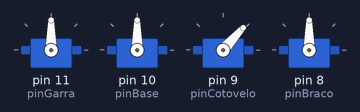
Bench run of a sketch on a simulated Arduino Uno, built with avr-gcc and run on an emulated ATmega328P. Shown: 4 × servo.

Above: at 3.17 s.
At 9.1 s:
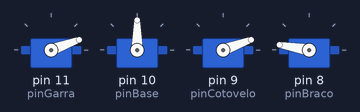
At 12.6 s:
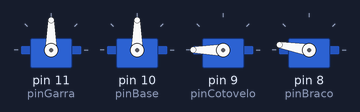
At 17.2 s:
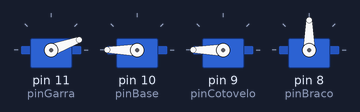
At 27.4 s:
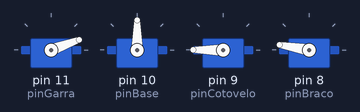
At 35.0 s:
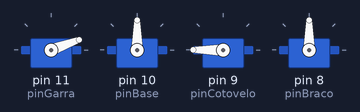
Timing chart, 0 to 40.0 s (numbered marks = the images above):
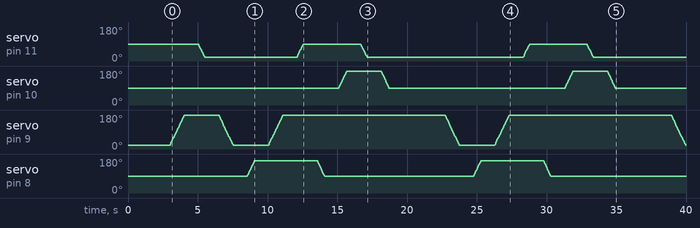

The sketch:

RoboticArm.ino
```cpp
#include <VarSpeedServo.h>

// Objetos do Servo
VarSpeedServo garra;
VarSpeedServo base;
VarSpeedServo cotovelo;
VarSpeedServo braco;

// Pinos dos servos
const int pinGarra = 11;
const int pinBase = 10;
const int pinCotovelo = 9;
const int pinBraco = 8;

// Velocidade de movimento (1 a 255)
const int velocidade = 100;

// Ângulos da garra
const int garraFechada = 90;
const int garraAberta  = 20;

// ângulos do base
const int baseParada = 90;
const int baseDireita = 0;
const int baseEsquerda = 180;


// ângulos do cotovelo
const int cotoveloBaixo = 20;
const int cotoveloAlto = 180;

// ângulos do braço
const int bracoRetraido = 0;
const int bracoEsticado = 170;
const int bracoRepouso = 90;

void setup() {
  Serial.begin(9600);

  // Conecta os servos
  garra.attach(pinGarra);
  base.attach(pinBase);
  cotovelo.attach(pinCotovelo);
  braco.attach(pinBraco);

  // Posição inicial (fechada)
  garra.write(garraFechada);
  base.write(baseParada);
  cotovelo.write(cotoveloBaixo);
  braco.write(bracoRepouso);
  delay(1000);
}

void move();

void loop() {

  move();


}

void move(){
  base.write(baseParada, velocidade, true);
  delay(1000);

  braco.write(bracoRepouso, velocidade, true);
  delay(1000);

  cotovelo.write(cotoveloAlto, velocidade, true);
  delay(1000);

  garra.write(garraAberta, velocidade, true);
  delay(1000);

  cotovelo.write(cotoveloBaixo, velocidade, true);
  delay(1000);

  braco.write(bracoEsticado, velocidade, true);
  delay(1000);

  cotovelo.write(cotoveloAlto, velocidade, true);
  delay(1000);

  garra.write(garraFechada, velocidade, true);
  delay(1000);

  braco.write(bracoRepouso, velocidade, true);
  delay(1000);

  base.write(baseEsquerda, velocidade, true);
  delay(1000);

  garra.write(garraAberta, velocidade, true);
  delay(1000);

}
```
